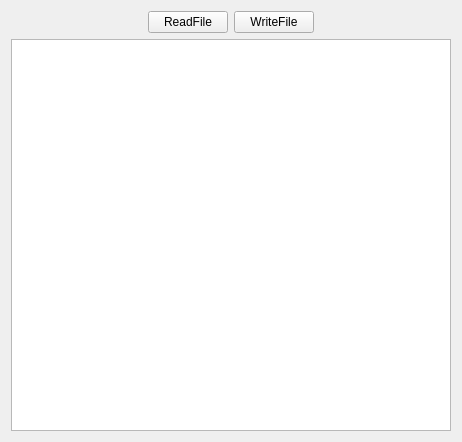
<?xml version="1.0" encoding="UTF-8"?>
<ui version="4.0">
 <class>Widget</class>
 <widget class="QWidget" name="Widget">
  <property name="geometry">
   <rect>
    <x>0</x>
    <y>0</y>
    <width>462</width>
    <height>442</height>
   </rect>
  </property>
  <property name="windowTitle">
   <string>Widget</string>
  </property>
  <layout class="QGridLayout" name="gridLayout">
   <item row="0" column="0">
    <spacer name="horizontalSpacer">
     <property name="orientation">
      <enum>Qt::Horizontal</enum>
     </property>
     <property name="sizeHint" stdset="0">
      <size>
       <width>135</width>
       <height>20</height>
      </size>
     </property>
    </spacer>
   </item>
   <item row="0" column="1">
    <widget class="QPushButton" name="buttonRead">
     <property name="text">
      <string>ReadFile</string>
     </property>
    </widget>
   </item>
   <item row="0" column="2">
    <widget class="QPushButton" name="buttonWrite">
     <property name="text">
      <string>WriteFile</string>
     </property>
    </widget>
   </item>
   <item row="0" column="3">
    <spacer name="horizontalSpacer_2">
     <property name="orientation">
      <enum>Qt::Horizontal</enum>
     </property>
     <property name="sizeHint" stdset="0">
      <size>
       <width>135</width>
       <height>20</height>
      </size>
     </property>
    </spacer>
   </item>
   <item row="1" column="0" colspan="4">
    <widget class="QTextEdit" name="textEdit"/>
   </item>
  </layout>
 </widget>
 <resources/>
 <connections/>
</ui>
